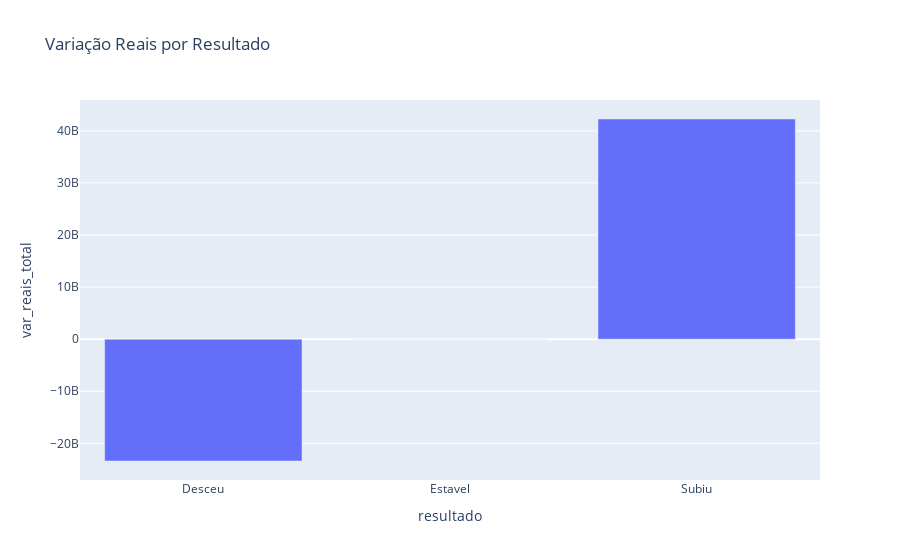

Here is the notebook cell this chart was saved with:
### Code cell
fig_semana = px.bar(df_analise_semana_saldo, y= "var_reais_total", x="resultado", title="Variação Reais por Resultado")
fig_semana.show()

### Figure 1 — Plotly figure (JSON) as saved in the notebook; plotly's stock layout.template omitted (floating-point values rounded to 4 significant figures)
{"data": [{"alignmentgroup": "True", "hovertemplate": "resultado=%{x}<br>var_reais_total=%{y}<extra></extra>", "legendgroup": "", "marker": {"color": "#636efa", "pattern": {"shape": ""}}, "name": "", "offsetgroup": "", "orientation": "v", "showlegend": false, "textposition": "auto", "type": "bar", "x": ["Desceu", "Estavel", "Subiu"], "xaxis": "x", "y": [-23400000000.0, 0, 42280000000.0], "yaxis": "y"}], "layout": {"barmode": "relative", "legend": {"tracegroupgap": 0}, "title": {"text": "Variação Reais por Resultado"}, "xaxis": {"anchor": "y", "domain": [0, 1], "title": {"text": "resultado"}}, "yaxis": {"anchor": "x", "domain": [0, 1], "title": {"text": "var_reais_total"}}}}
